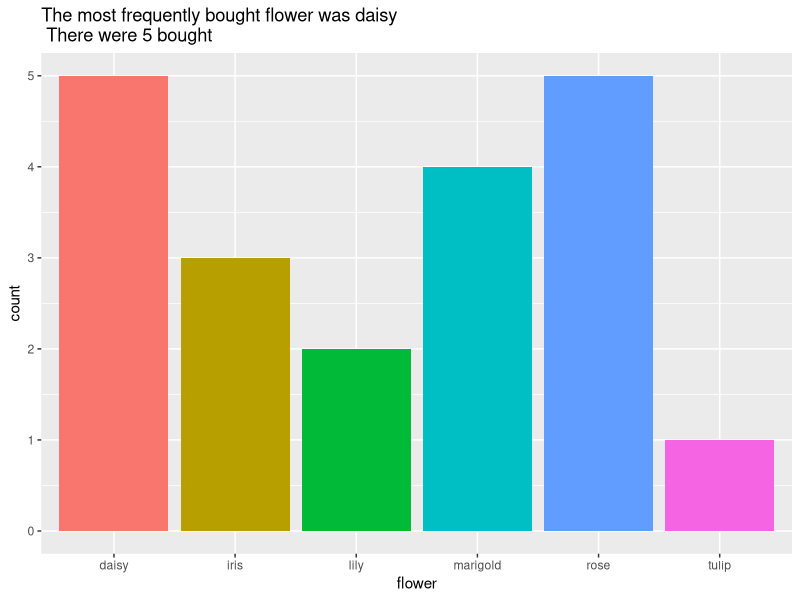
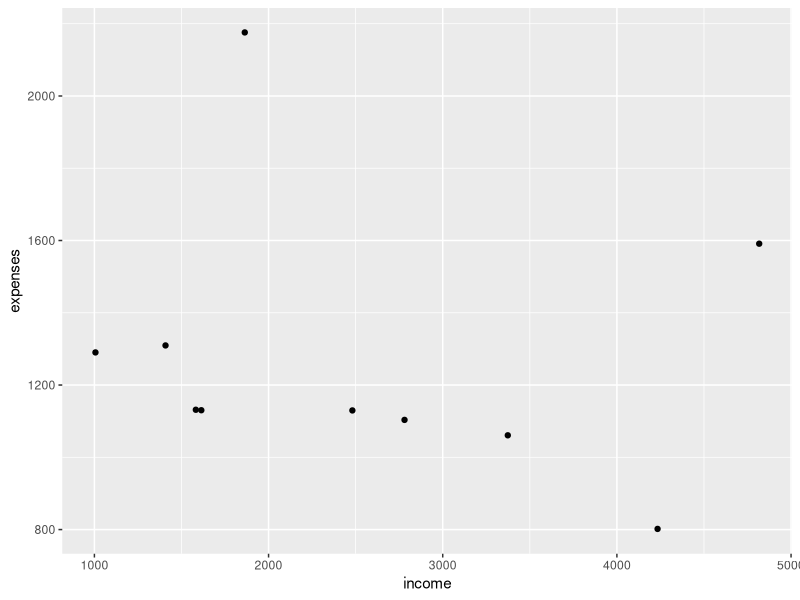
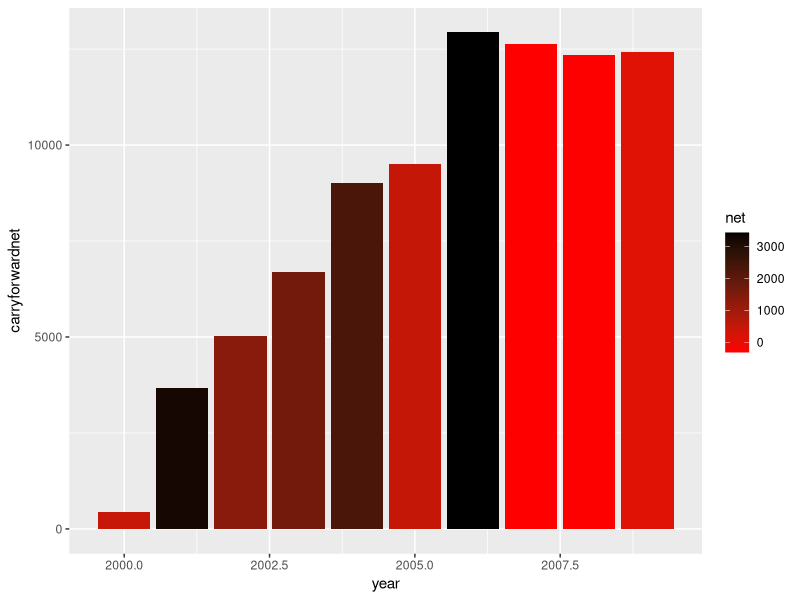

Here is the R script that generated these plots, in order:
## ---- chunk 1
knitr::opts_chunk$set(echo =TRUE)

library(tidyverse)
library(purrr)
library(ggpubr)
## ---- chunk 2
sprintf("We found %d %s %3.1f miles from shore", 4,"Otters", 18.95632342)
## ---- chunk 3
# # create vector of possible flowers 
possible.flowers = c("tulip","rose","lily","iris","marigold","daisy")

# we can use sample to simulate a random recording of purchases at the market, lets create data that had 300 flower purchases

purchases = sample(possible.flowers, size=20, replace=T)
purchases= as.factor(purchases)

# make it a data frame for plotting later
# maybe we want to add more information about the purchases later - like price, time of day, etc. - so make column name flower
purchases  = data.frame(flower=purchases) 

# to quickly get information of flower purchases 
summary(purchases$flower)
# sprintf creates a string %s mean use what ever is after the , to fill in a string
plottitle=sprintf("The most frequently bought flower was %s\n There were %d bought", names(which.max(summary(purchases$flower))), max(summary(purchases$flower)))

# now plot
ggplot(purchases, aes(flower, fill=flower))+geom_histogram(stat="count")+labs(title=plottitle)+
  theme(legend.position="none")

## ---- chunk 4

# simple example - use a loop to sum the numbers from 1 to 5
# a = 0+1+2+3+4+5
a=0
for (i in 1:5) {
 a = a+i
}
a
## ---- chunk 5

# if you want to keep track of a for each iteration
# start with a data structure to hold the results - 
# there will be 5 iterations, so a vector of length 5
# initialize to 0 

av = rep(x=0, times=5)

# now we can fill in the vector with the sum at each iteration
# we can use the counter (i) to access the correct element of the vector
# note that we have to treat the first iteration differently because we don't have a previous value to add to

for (i in 1:5) {
  if (i==1) {
    av[i] = 1
  } else {
  av[i] = av[i-1]+i
  }
}
av

# note that R has alternatives using functions that do this looping for you
a = sum(seq(from=1, to=5))
a
## ---- chunk 6
testnumbers = runif(min=0, max=20, n=100)
## ---- chunk 7
testnumbers = runif(min=0, max=20, n=100)

total = 0
nvalues = 100
for (i in 1:nvalues) {
  total = testnumbers[i]+total
}
total/nvalues

mean(testnumbers)
## ---- chunk 8

# lets say we wanted to look at income minus expenses for net income
# create some data for an example

income = runif(min=1000, max=5000, n=10)
income
expenses = rnorm(mean=1500, sd=500, n=10)
expenses

# it is possible that this approach could generate negative expenses
expenses = ifelse(expenses < 0, 0, expenses)

# lets make this a data frame for organization
account = data.frame(income=income, expenses=expenses)
# lets add a year
account$year = seq(from=2000, length.out=nrow(account))

# now compute net income - we could do this with a loop but R is designed to do this without loops
# normally we can just do
account = account %>% mutate(net = income-expenses)
head(account)


# lets plot
ggplot(account, aes(income, expenses))+geom_point()



# we could have computed net income with a for loop
# lets add a column for our net computed by a loop
# sometimes we use NA to show we haven't computed it yet, so "initialize" as NA

account$netloop=NA
account

# note that I can use any variable I want as a counter -
# notice how I'm now using n to access each row of the data frame
for (n in 1:10) {
  account$netloop[n] = account$income[n]-account$expenses[n]
}

# as expected net and netloop are the same :)
head(account)
## ---- chunk 9

# note: we treat the first year differently because we don't have carry forward
# initialize our column to zero, start counter (n) at 2 instead of 1
# make the first value equal to the net of first year

account$carryforwardnet = 0
account$carryforwardnet[1]=account$net[1]
# now loop - looking backward one year to get previous years carry forward
for (n in 2:10) {
  account$carryforwardnet[n] = account$net[n]+account$carryforwardnet[n-1]
}

# plot - use color to show current year's contribution as positive or negative
ggplot(account, aes(year, carryforwardnet, fill=net, group=year))+geom_col()+
  scale_fill_gradient(low="red", high="black")
## ---- chunk 10

# speed limit 
speedthresh = 120
# create some sample speeds 
speeds = runif(min=0, max=150, n=300)

nthresh = 0
for ( i  in 1:length(speeds)) {
   if(speeds[i] > speedthresh)
     nthresh = nthresh + 1
}

nthresh

## ---- chunk 11

# make up sample data
speeds = runif(min=0, max=50, n=300)

# setting a named variable for the threshold makes the code easier to read and change
hunting_speed = 35
social_speed = 5
num_hunting_speeds=0
num_social_speeds = 0
for ( i  in 1:length(speeds)) {
  num_hunting_speeds = num_hunting_speeds + ifelse(speeds[i] >= hunting_speed, 1, 0)
    num_social_speeds = num_social_speeds + ifelse(speeds[i] <  social_speed, 1, 0)
}

num_hunting_speeds
num_social_speeds

# other speeds are traveling, is remainder
num_traveling_speeds = length(speeds) - num_hunting_speeds - num_social_speeds

# as a percent of recorded speeds
num_hunting_speeds/length(speeds)*100
num_social_speeds/length(speeds)*100
num_traveling_speeds/length(speeds)*100
